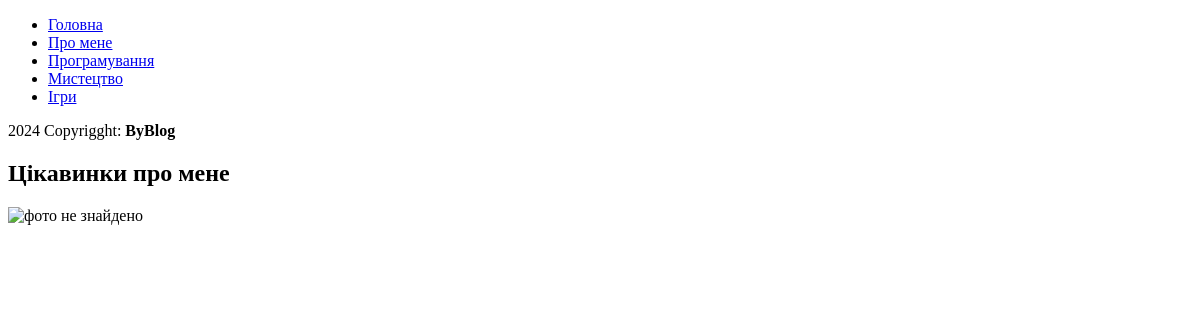
Before: /about with the older database file.
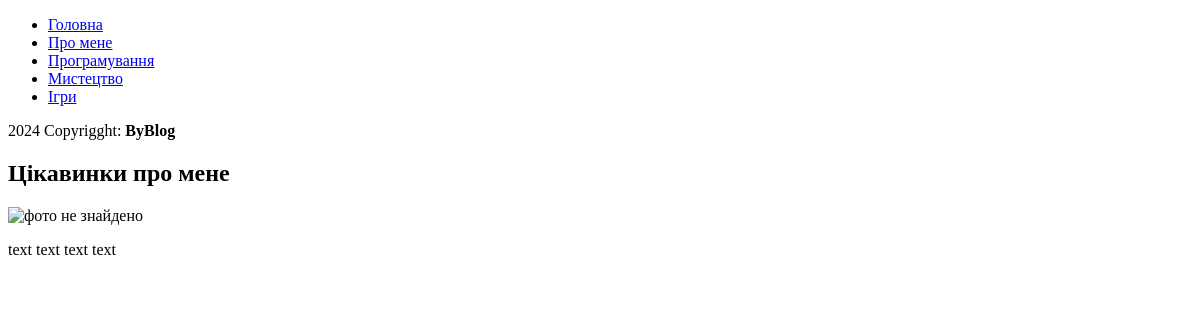
After: the same page with the newer database file.
### tables this page shows
CREATE TABLE user (
	user_id INTEGER PRIMARY KEY AUTOINCREMENT,
	name TEXT,
	image TEXT,
	login TEXT,
	password TEXT,
	description_short TEXT,
	description TEXT
);

### main.py (the view)
@app.route("/about")
def about():
    user = db.getUser()
    print(user)
    return render_template("about.html", user=user)

### db_scripts.py (called while the page is built)
def open():
    global connectioin,cursor
    connectioin = sqlite3.connect(db_name)
    cursor = connectioin.cursor()

def close():
    cursor.close()
    connectioin.close()

def getUser():
    open()
    cursor.execute('''SELECT * FROM user''')
    user = cursor.fetchone()
    close()
    return user

### templates/about.html
{% include "index.html" %}
{%block content%}
<h2>Цікавинки про мене</h2>
<img src="..." alt="фото не знайдено" width="500px" height="500px">
<p>
    {{user[6]}}
</p>
{%endblock%}

### templates/index.html (shortened to what this page needs)
<!DOCTYPE html>
<html lang="en">
<head>
</head>
<body>
    {% include "menu.html" %}
    {% include "footer.html" %}
</body>
</html>

### templates/menu.html
<header>
    <nav>
        <ul>
            <li>
                <a href="/">Головна</a>
            </li>
            <li>
                <a href="/about">Про мене</a>
            </li>
            <li>
                <a href="post/category/programming">Програмування</a>
            </li>
            <li>
                <a href="post/category/art">Мистецтво</a>
            </li>
            <li>
                <a href="post/category/games">Ігри</a>
            </li>
        </ul>
    </nav>
</header>

### templates/footer.html
<footer>
    <p>2024 Copyrigght: <b>ByBlog</b> </p>
</footer>

Changed rows visible on the page:
added user: description "text text text text"
